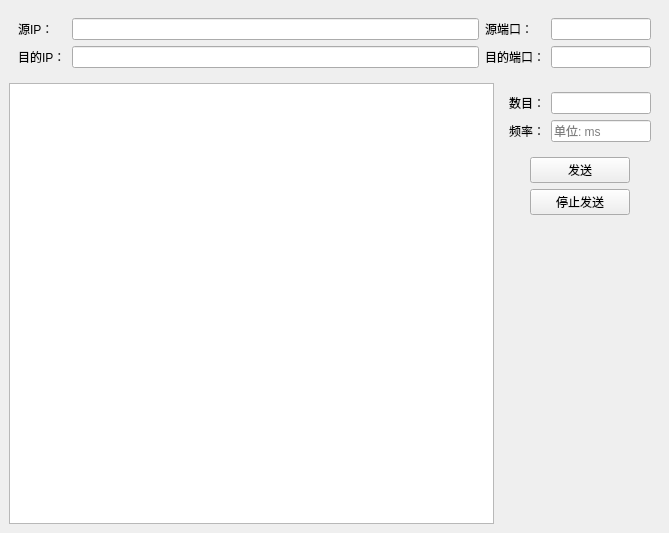
<?xml version="1.0" encoding="UTF-8"?>
<ui version="4.0">
 <class>MainWindow</class>
 <widget class="QMainWindow" name="MainWindow">
  <property name="geometry">
   <rect>
    <x>0</x>
    <y>0</y>
    <width>669</width>
    <height>533</height>
   </rect>
  </property>
  <property name="windowTitle">
   <string>MainWindow</string>
  </property>
  <widget class="QWidget" name="centralwidget">
   <layout class="QGridLayout" name="gridLayout_2">
    <item row="1" column="0">
     <widget class="QTextBrowser" name="logTex"/>
    </item>
    <item row="0" column="0" colspan="2">
     <widget class="QWidget" name="widget" native="true">
      <layout class="QGridLayout" name="gridLayout">
       <item row="1" column="3">
        <widget class="QLabel" name="remotePortLb">
         <property name="text">
          <string>目的端口：</string>
         </property>
        </widget>
       </item>
       <item row="1" column="1">
        <widget class="QLineEdit" name="remoteIPLE"/>
       </item>
       <item row="0" column="3">
        <widget class="QLabel" name="originPortLb">
         <property name="text">
          <string>源端口：</string>
         </property>
        </widget>
       </item>
       <item row="0" column="0">
        <widget class="QLabel" name="originIPLb">
         <property name="text">
          <string>源IP：</string>
         </property>
        </widget>
       </item>
       <item row="0" column="1">
        <widget class="QLineEdit" name="originIPLE"/>
       </item>
       <item row="0" column="4">
        <widget class="QLineEdit" name="originPortLE">
         <property name="maximumSize">
          <size>
           <width>100</width>
           <height>16777215</height>
          </size>
         </property>
         <property name="frame">
          <bool>true</bool>
         </property>
        </widget>
       </item>
       <item row="1" column="4">
        <widget class="QLineEdit" name="remotePortLE">
         <property name="maximumSize">
          <size>
           <width>100</width>
           <height>16777215</height>
          </size>
         </property>
        </widget>
       </item>
       <item row="1" column="0">
        <widget class="QLabel" name="remoteIPLb">
         <property name="text">
          <string>目的IP：</string>
         </property>
        </widget>
       </item>
      </layout>
     </widget>
    </item>
    <item row="1" column="1">
     <widget class="QWidget" name="widget_3" native="true">
      <property name="sizePolicy">
       <sizepolicy hsizetype="Fixed" vsizetype="Preferred">
        <horstretch>0</horstretch>
        <verstretch>0</verstretch>
       </sizepolicy>
      </property>
      <layout class="QGridLayout" name="gridLayout_3">
       <item row="2" column="1">
        <widget class="QLineEdit" name="numLE">
         <property name="maximumSize">
          <size>
           <width>100</width>
           <height>16777215</height>
          </size>
         </property>
        </widget>
       </item>
       <item row="3" column="1">
        <widget class="QLineEdit" name="freqLE">
         <property name="maximumSize">
          <size>
           <width>100</width>
           <height>16777215</height>
          </size>
         </property>
         <property name="text">
          <string/>
         </property>
         <property name="placeholderText">
          <string>单位: ms</string>
         </property>
         <property name="clearButtonEnabled">
          <bool>false</bool>
         </property>
        </widget>
       </item>
       <item row="3" column="0">
        <widget class="QLabel" name="freqLb">
         <property name="text">
          <string>频率：</string>
         </property>
        </widget>
       </item>
       <item row="2" column="0">
        <widget class="QLabel" name="numLb">
         <property name="text">
          <string>数目：</string>
         </property>
        </widget>
       </item>
       <item row="5" column="0" colspan="2">
        <widget class="QWidget" name="widget_2" native="true">
         <layout class="QGridLayout" name="gridLayout_4">
          <item row="0" column="0">
           <widget class="QPushButton" name="sendBtn">
            <property name="maximumSize">
             <size>
              <width>100</width>
              <height>16777215</height>
             </size>
            </property>
            <property name="text">
             <string>发送</string>
            </property>
           </widget>
          </item>
          <item row="1" column="0">
           <widget class="QPushButton" name="stopBtn">
            <property name="maximumSize">
             <size>
              <width>100</width>
              <height>16777215</height>
             </size>
            </property>
            <property name="text">
             <string>停止发送</string>
            </property>
           </widget>
          </item>
          <item row="2" column="0">
           <spacer name="verticalSpacer">
            <property name="orientation">
             <enum>Qt::Orientation::Vertical</enum>
            </property>
            <property name="sizeHint" stdset="0">
             <size>
              <width>20</width>
              <height>40</height>
             </size>
            </property>
           </spacer>
          </item>
         </layout>
        </widget>
       </item>
      </layout>
     </widget>
    </item>
   </layout>
  </widget>
 </widget>
 <resources/>
 <connections/>
</ui>
